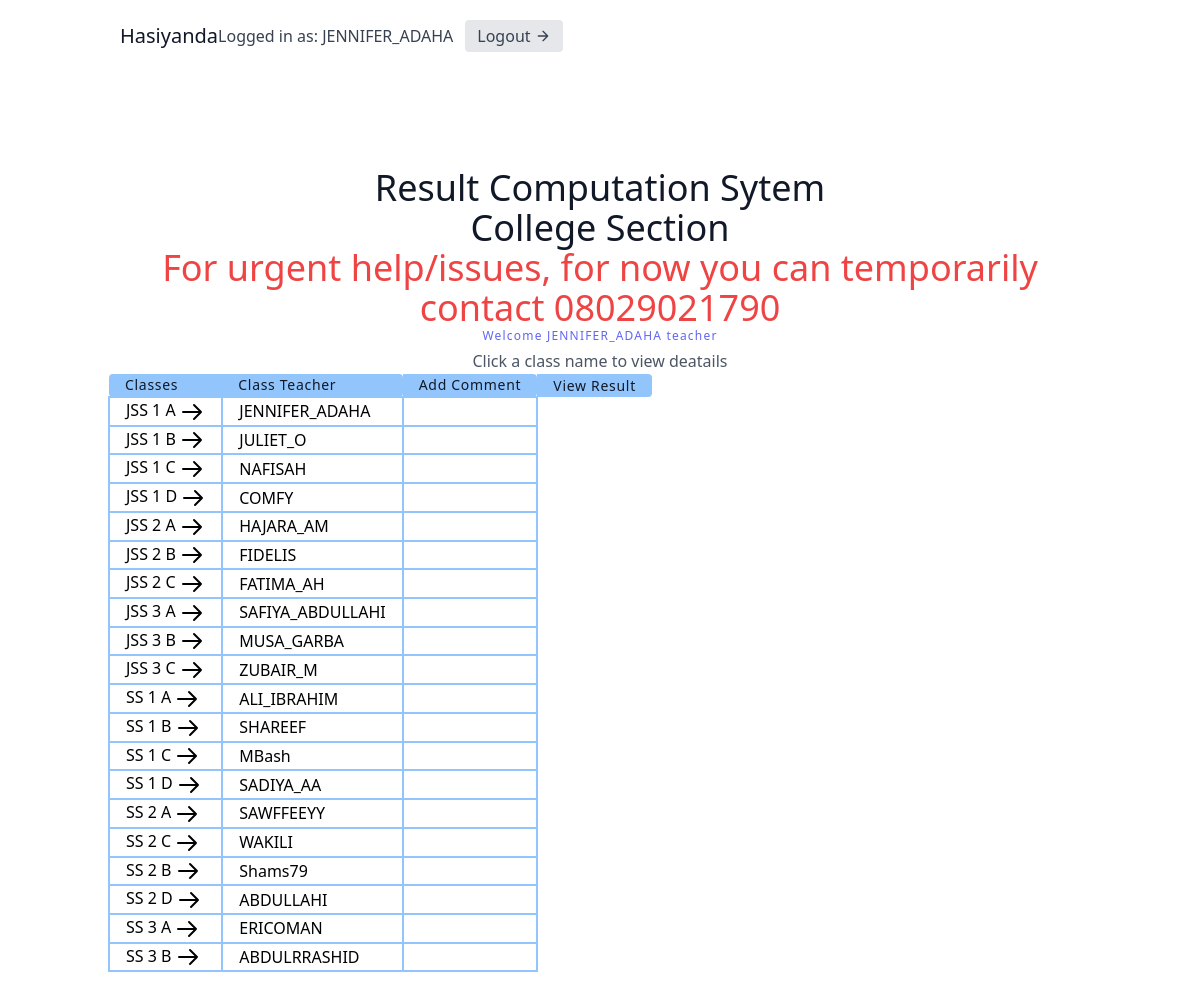
The page /classList/ (signed in) on the database as committed earlier.
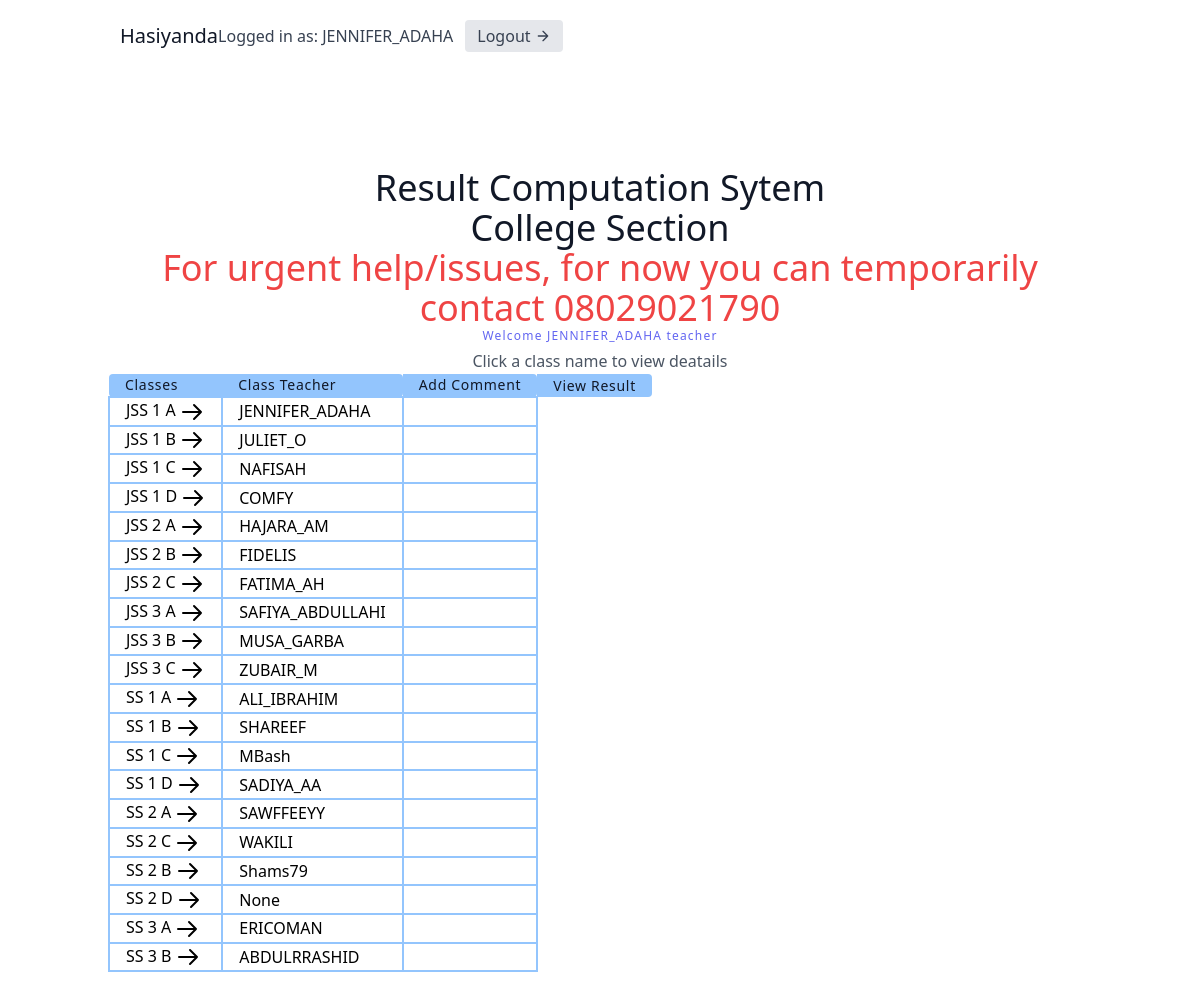
The same page on the database as committed later.
### result/models.py (models this page shows, shortened)
class classArmTeacher(models.Model):
    className = models.ForeignKey(all_class, on_delete=models.CASCADE, null=True)
    classArm = models.ForeignKey(classArm, related_name='classArm', on_delete=models.CASCADE, null=True)
    classTeacher = models.ForeignKey(User, on_delete=models.SET_NULL, null=True)
    date = models.DateTimeField(auto_now_add=True)
    class Meta:
        ordering = ['className']

class all_class(models.Model):
    className = models.CharField(max_length=100 , unique=True)
    section = models.ForeignKey(section, on_delete=models.CASCADE, null=True)
    complete = models.BooleanField(default=False)
    date = models.DateTimeField(auto_now_add=True)
    def __str__(self):
        return self.className
    class Meta:
        ordering = ['className']

class classArm(models.Model):
    armName = models.CharField(max_length=100 , unique=True)
    def __str__(self):
        return self.armName
    class Meta:
        ordering = ['armName']

### users/models.py (models this page shows, shortened)
class User(AbstractUser):
    class Role(models.TextChoices):
        ADMIN = 'admin'
        TEACHER = 'teacher'
        STUDENT = 'student'
    base_role = Role.TEACHER
    role = models.CharField(max_length=10, choices= Role.choices , null=True, blank=True)
    section = models.ForeignKey('result.section', on_delete=models.SET_NULL, null=True , blank=True)
    class Meta:
        db_table = 'auth_user'
    def __str__(self):
        return self.username

### result/views.py (the view)
# urls.py: path('classList/', classList.as_view(), name='classList'),
class classList(ListView):
    model = classArmTeacher
    template_name = 'result/classList.html'
    def get_context_data(self, **kwargs):
        context = super(classList, self).get_context_data(**kwargs)
        if self.request.user.is_staff:
            context['all_class'] = classArmTeacher.objects.all()
        else:
            context['all_class'] = classArmTeacher.objects.filter(className__section__sectionName = self.request.user.section)
            context['sectionSubjects'] = allsubject.objects.filter(className__className__section__sectionName = self.request.user.section).values('className__className').distinct()
        return context

### result/models.py (called while the page is built)
    def __str__(self):
        return self.sectionName

### result/templates/result/classList.html (shortened to what this page needs)
<script src="https://cdn.tailwindcss.com"></script>
<link rel="stylesheet" href="https://cdn.tailgrids.com/tailgrids-fallback.css" />
{% include 'navbar.html' %}
<section class="text-gray-600 body-font">
   <div class="container px-5 py-24 mx-auto">
     <div class="flex flex-col text-center w-full">
       <h1 class="sm:text-4xl text-3xl font-medium title-font text-gray-900">Result Computation Sytem</h1>
       <h1 class="sm:text-4xl text-3xl font-medium title-font text-gray-900">{{ user.section }} Section</h1>
       <h1 class="sm:text-4xl text-3xl font-medium title-font text-red-500">For urgent help/issues, for now you can temporarily contact 08029021790</h1>
       <h2 class="text-xs text-indigo-500 tracking-widest font-medium title-font mb-1">Welcome {{user.username}} {{user.role}}</h2>
       <p class=" mx-auto leading-relaxed text-base">Click a class name to view deatails</p>
     </div>
     <div class="w-full mx-auto">
      <table class="table-auto w-auto text-left whitespace-no-wrap">
        <thead>
          <tr>
            <th class="px-4 title-font tracking-wider font-medium text-gray-900 text-sm bg-blue-300 rounded-tl rounded-bl">Classes</th>
            <th class="px-4 title-font tracking-wider font-medium text-gray-900 text-sm bg-blue-300 rounded-tr rounded-br">Class Teacher</th>
            <th class="px-4 title-font tracking-wider font-medium text-gray-900 text-sm bg-blue-300 rounded-tr rounded-br">Add Comment</th>
            <th class="px-4 title-font tracking-wider font-medium text-gray-900 text-sm bg-blue-300 rounded-tr rounded-br">View Result</th>
          </tr>
        </thead>
        <tbody>
           {% for class in all_class %}
          <tr>
            <td class="hover:bg-green-300 px-4 border-2 border-blue-300">
              <a href="{% url 'result:classDetails' class.id %}">
               {{ class.className }} {{ class.classArm }}
               <svg xmlns="http://www.w3.org/2000/svg" class="h-6 w-6 inline-block" fill="none" viewBox="0 0 24 24" stroke="currentColor">
             </a>
           </td>
            <td class="px-4 border-2 border-blue-300"> {{ class.classTeacher }} </td>
            {%if class.classTeacher == user.username  or request.user.is_staff%}
            <td class="px-4 border-2 border-blue-300">
             <button class="bg-blue-500 hover:bg-blue-700 text-white font-bold py-2 px-4 rounded">
              <a href="{% url 'result:addComment' class.id %}">
               Add Comment
             </a>
            </button>
            </td>
            <td class="px-4 border-2 border-blue-300">
             <button class="bg-blue-500 hover:bg-blue-700 text-white font-bold py-2 px-4 rounded">
              <a href="{% url 'result:examResult' class.id %}">
               View Result
             </a>
            {% else %}
            <td class="px-4 border-2 border-blue-300"> </td>
            {% endif %}
          </tr>
          {% endfor %}
        </tbody>
      </table>
    </div>
   </div>
 </section>

Rows that differ between the two databases and show on the page:
changed classArmTeacher: classTeacher "ABDULLAHI" → "None"
